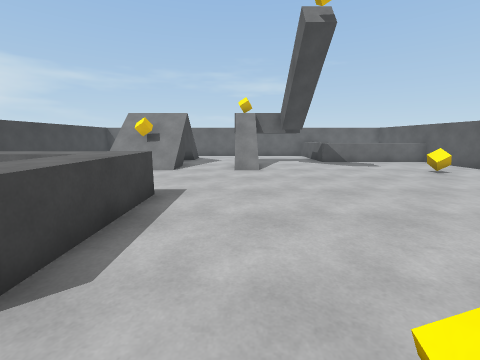
[1] (above)

16 first-person views from a walk through a Unity game level. The camera is 1.3 m above the floor, tilts 10° down and sees 90° across. The floor is counted in squares, 1 m on a side. Each view is taken from the middle of a square. On the plan, view 1 faces up. The plan holds only what a view shows up to about 12 squares ahead; the rest is blank. The player is left out.

[2]
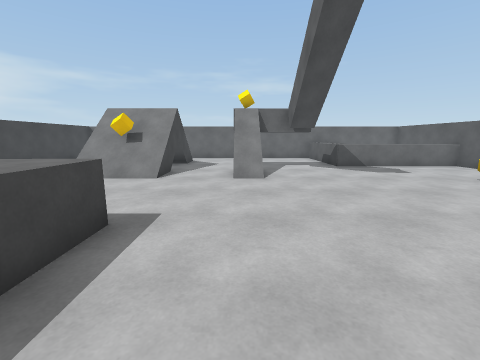

[3]
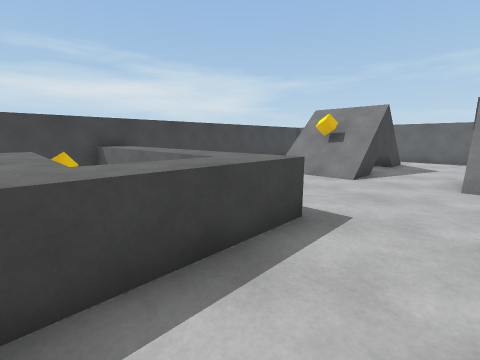

[4]
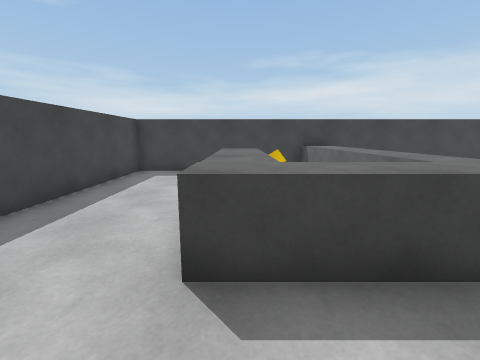

[5]
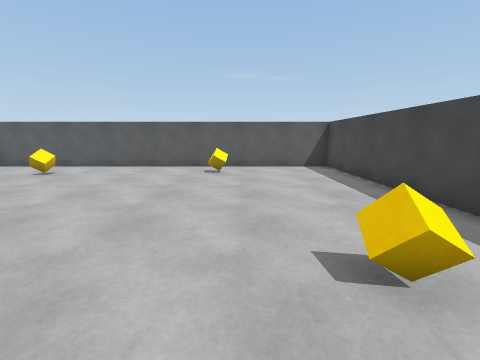

[6]
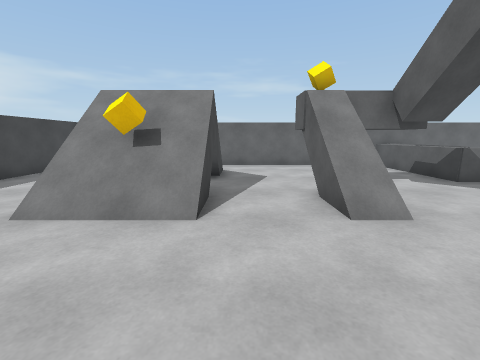

[7]
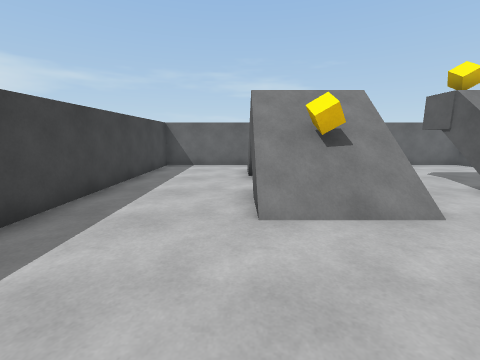

[8]
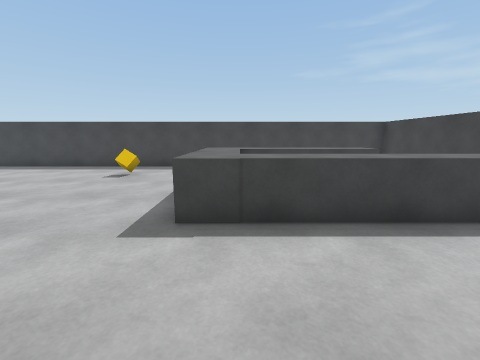

[9]
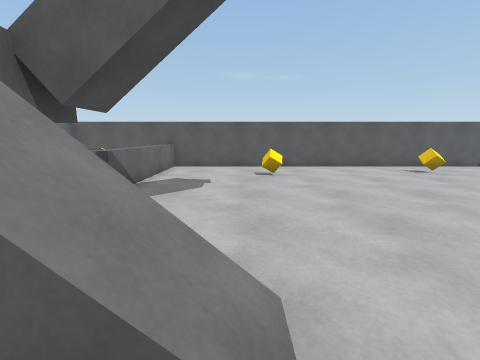

[10]
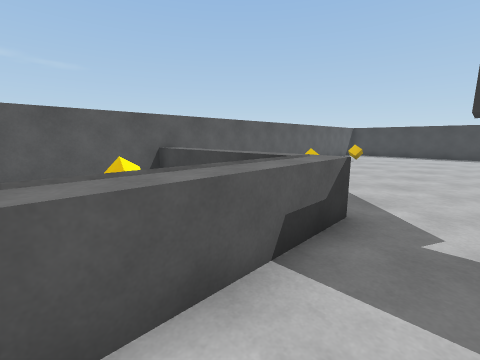

[11]
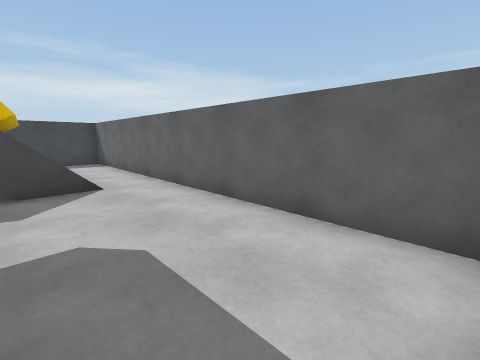

[12]
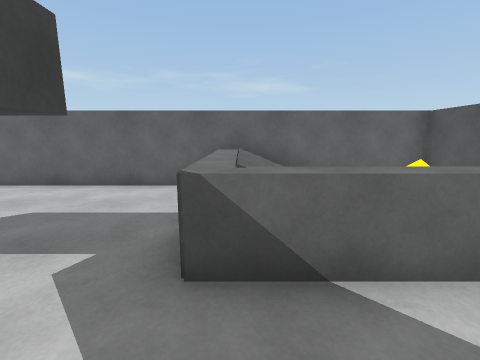

[13]
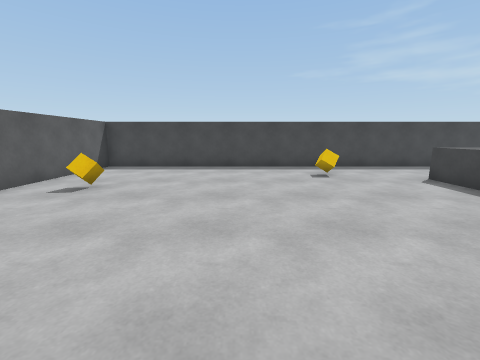

[14]
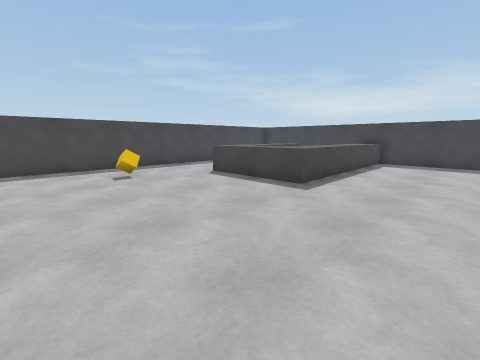

[15]
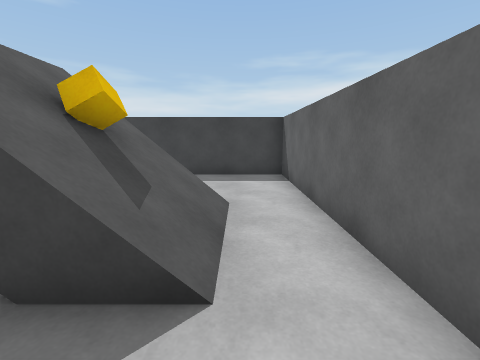

[16]
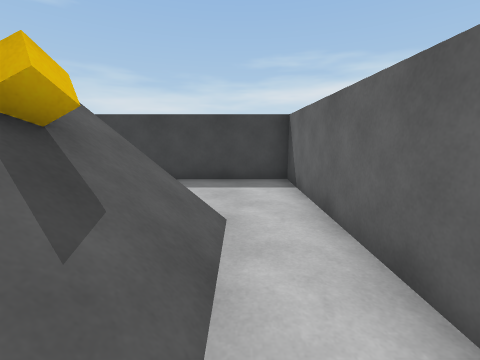

### Floor plan
Key: @ floor where view 1 was taken; # wall or solid block; . floor; / step, stairs or slope; = window, fence, low wall or low ledge; ^ raised ledge; v drop or lower ground; C cube; O other object.
Columns run from 10 left of view 1 to 10 right of it. Each row starts with its distance up from view 1.
 18 #####################
 17 #..............^^   #
 16 #..............^^ C #
 15 #...=///.......^  C #
 14 #...v/C/.......^    #
 13 #...v///..#CO#.^^^^^#
 12 #...v///..#.........#
 11 #...#/C/..#.........#
 10 #....///..O.........#
  9 #................C..#
  8 #...................#
  7 #...................#
  6 #...................#
  5 #^^^^^^^^...........#
  4 #     .^^...........#
  3 #      ^^.........C.#
  2 #  ^^^^^^...........#
  1 #    ......C........#
  0 #.........@.........#
 -1 #...................#
 -2 #####################

Where each view was taken, in squares from view 1:
view 1: 0 up, 0 right, facing up
view 2: 2 up, 0 right, facing up
view 3: 2 up, 0 right, facing up-left
view 4: 2 up, 0 right, facing left
view 5: 2 up, 1 left, facing right
view 6: 6 up, 2 left, facing up
view 7: 6 up, 6 left, facing up
view 8: 9 up, 3 left, facing down
view 9: 10 up, 1 left, facing right
view 10: 17 up, 3 right, facing down-right
view 11: 14 up, 4 right, facing up-left
view 12: 11 up, 5 right, facing up
view 13: 9 up, 4 right, facing down
view 14: 9 up, 4 right, facing down-left
view 15: 16 up, 1 left, facing left
view 16: 16 up, 2 left, facing left
